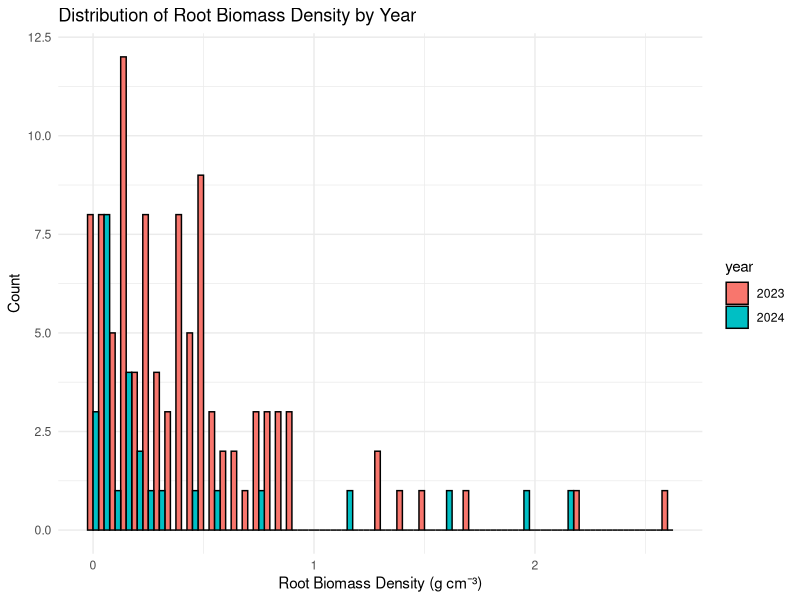
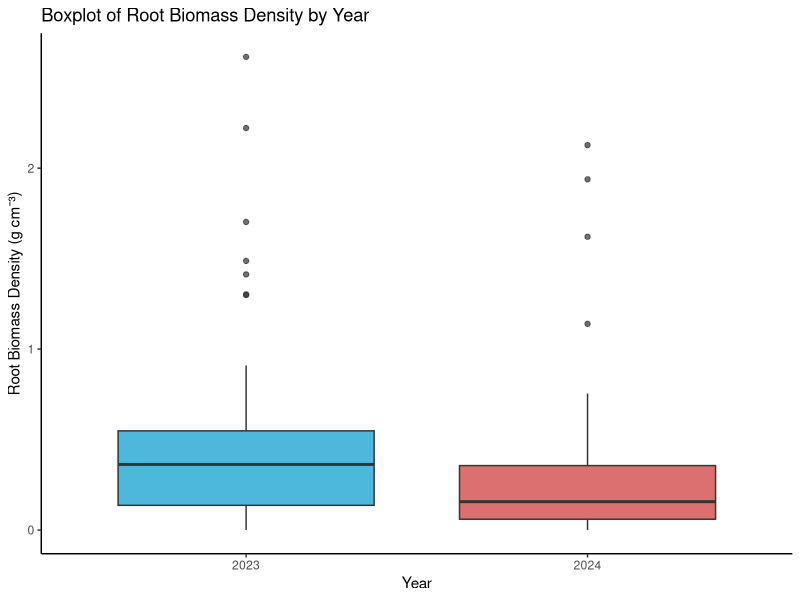
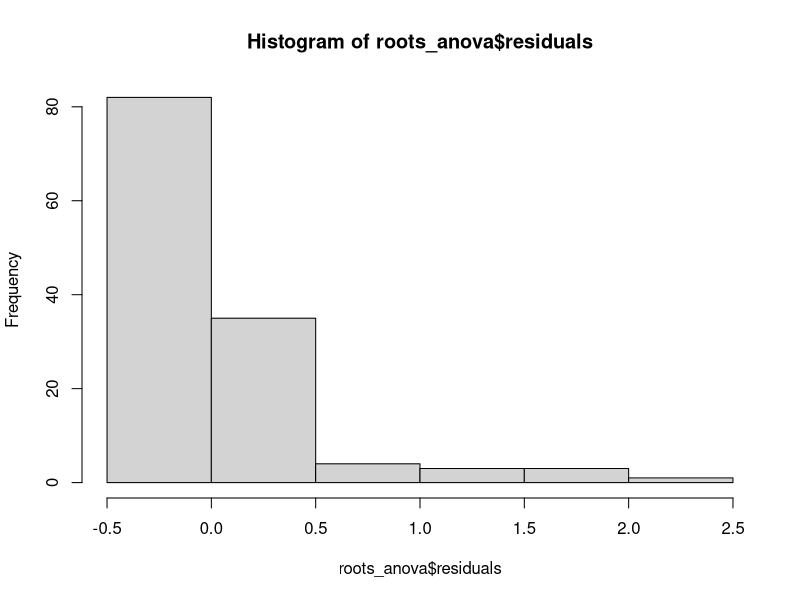
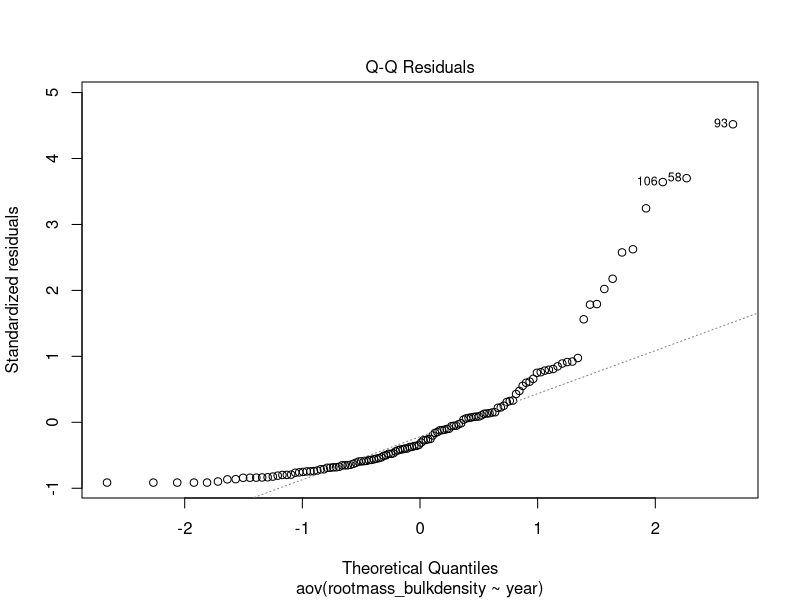
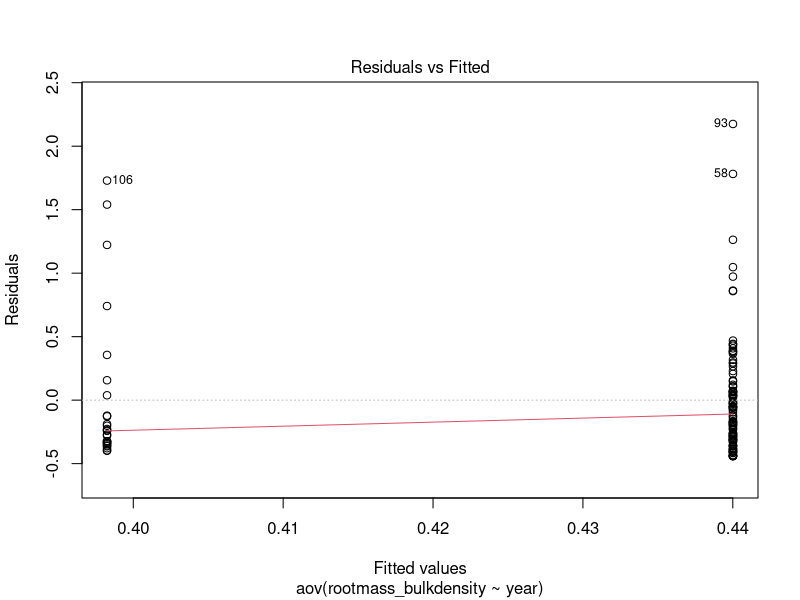
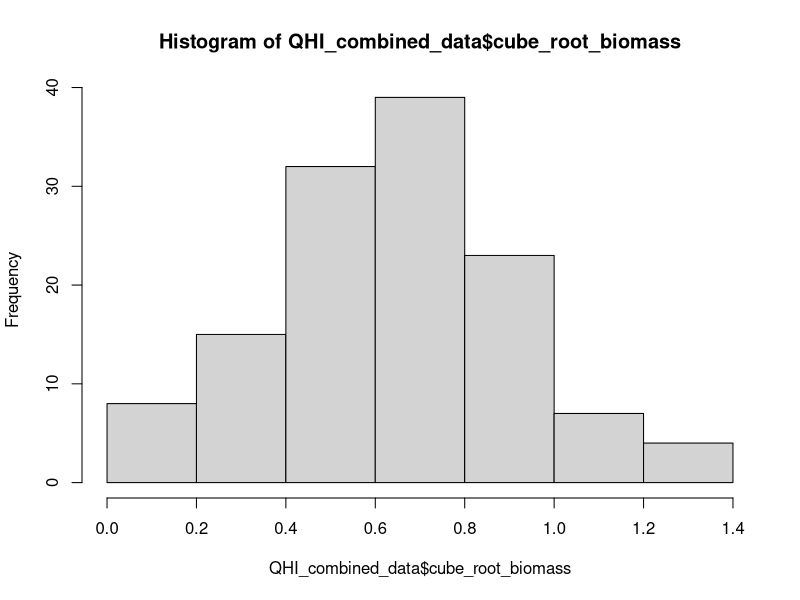

Here is the R script that generated these plots, in order:
# RQ1 ANALYSIS PART 1 : SIGNIFICANT DIFFERENCE BETWEEN 2023 AND 2024 ROOT BIOMASS?
# 14/01/2026 

# LOAD LIBRARIES -----
library(dplyr)
library(ggplot2)
library(tidyr)
library(readxl)

# LOAD DATA----
QHI_combined_data <- read_excel("datasets/QHI_roots_data/QHI_combined_data.xlsx")

# CLEAN DATA ----
QHI_combined_data$year <- as.factor(QHI_combined_data$year)
QHI_combined_data <- QHI_combined_data %>%
  mutate(rootmass_bulkdensity = as.numeric(rootmass_bulkdensity)) %>%
  filter(!is.na(rootmass_bulkdensity)) %>%
  # remove row 32
  filter(row_number() != 32)

# removed outlier row 32 which had rootmass_bulkdensity of 5.98 g/cm3, likely a data entry error 
# see notebook for further laboratory explanation 

# VISUALISE WITH HISTOGRAM----
ggplot(QHI_combined_data, aes(x = rootmass_bulkdensity, fill= year)) +
  geom_histogram(binwidth = 0.05, position = "dodge", color = "black") +
  labs(title = "Distribution of Root Biomass Density by Year",
       x = "Root Biomass Density (g cm⁻³)",
       y = "Count") +
  theme_minimal()

# VISUALISING MEANS WITH BOXPLOT----
(root_boxplot<-ggplot(QHI_combined_data, aes(x = year, y = rootmass_bulkdensity, fill = year)) +
    geom_boxplot(alpha = 0.7) +
    labs(title = "Boxplot of Root Biomass Density by Year",
         x = "Year",
         y = "Root Biomass Density (g cm⁻³)") +
    scale_fill_manual(values = c("2023" = "deepskyblue3", "2024" = "brown3")) +
    theme_classic()+
   theme(legend.position = "none")
)
# likely not significant as overlap of boxes and whiskers but let's check anyway

# SIMPLE ANOVA----
roots_anova <- aov(rootmass_bulkdensity ~ year, data = QHI_combined_data)
summary(roots_anova)

# p= 0.691, no significant difference in overall root biomass between years 

# TRY AS LINEAR MODEL ----
roots_lm <- lm(rootmass_bulkdensity ~ year, data = QHI_combined_data)
summary(roots_lm)

# CHECKING ASSUMPTIONS ----
# checking normality
hist(roots_anova$residuals)
plot(roots_anova, which = 2)
shapiro.test(roots_anova$residuals)
# not normally distributed 

# checking homoscedasticity
plot(roots_anova, which = 1)
bartlett.test(root_dry_biomass_total ~ year, data = QHI_combined_data)

# CUBE ROOT TRANSFORMATION?----
QHI_combined_data <- QHI_combined_data %>% 
  mutate(cube_root_biomass = (rootmass_bulkdensity)^(1/3))
hist(QHI_combined_data$cube_root_biomass)
roots_cuberoot_anova <- aov(cube_root_biomass ~ year, data = QHI_combined_data)
summary(roots_cuberoot_anova)
shapiro.test(residuals(roots_cuberoot_anova))

# normally distributed now 
# still not significant p= 0.178


# CONCLUSION----
# No significant difference in root biomass density overall between 2023 and 2024 based on ANOVA 
